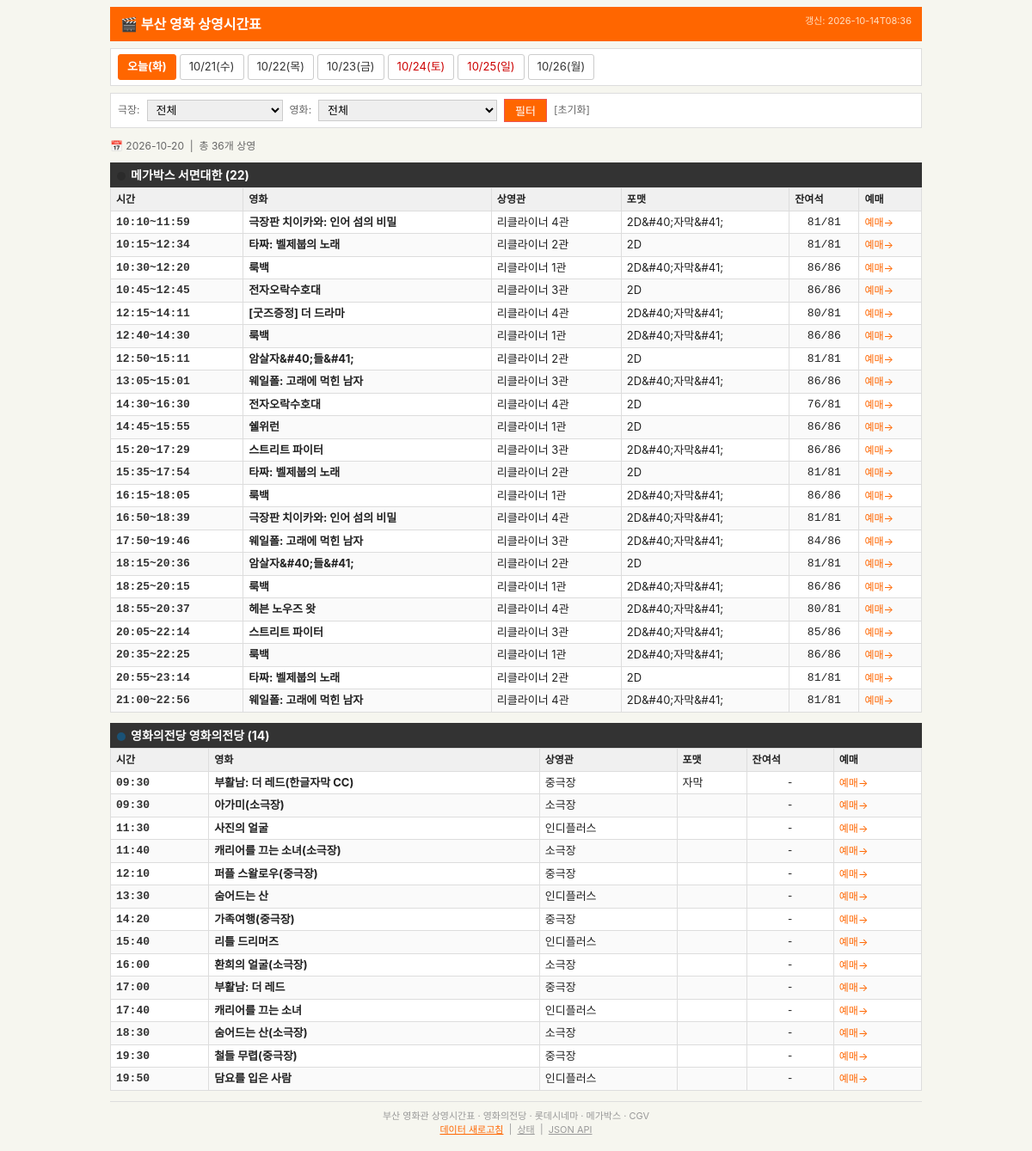
The page / on the database its author committed.
### tables this page shows
CREATE TABLE screenings (
    id INTEGER PRIMARY KEY AUTOINCREMENT,
    date TEXT NOT NULL,
    theater_brand TEXT NOT NULL,
    branch_name TEXT NOT NULL,
    movie_title TEXT NOT NULL,
    screen_name TEXT DEFAULT '',
    format TEXT DEFAULT '',
    start_time TEXT DEFAULT '',
    end_time TEXT DEFAULT '',
    remaining_seats TEXT DEFAULT '',
    booking_url TEXT DEFAULT '',
    scraped_at TEXT NOT NULL
);

### app.py (the view)
@app.get("/", response_class=HTMLResponse)
async def index(
    request: Request,
    date: str = None,
    branch: str = None,
    movie: str = None,
):
    now_kst = datetime.now(KST)
    if not date:
        date = now_kst.strftime("%Y-%m-%d")
    date_nav = []
    for i in range(7):
        d = now_kst + timedelta(days=i)
        d_str = d.strftime("%Y-%m-%d")
        day_label = "오늘" if i == 0 else d.strftime("%m/%d")
        weekday_kr = ["월", "화", "수", "목", "금", "토", "일"][d.weekday()]
        date_nav.append({
            "date": d_str,
            "label": f"{day_label}({weekday_kr})",
            "active": d_str == date,
            "is_weekend": d.weekday() >= 5,
        })
    if branch and "|" in branch:
        brand_filter, branch_name = branch.split("|", 1)
    else:
        brand_filter = None
        branch_name = branch or None
    screenings  = get_screenings(date, branch=branch_name, movie=movie,
                                 theater_brand=brand_filter)
    branches    = get_branches(date)
    movies      = get_movies(date)
    last_scraped = get_last_scraped()
    grouped: dict[str, list] = {}
    for s in screenings:
        key = f"{s['theater_brand']} {s['branch_name']}"
        grouped.setdefault(key, []).append(s)
    return templates.TemplateResponse(
        request=request,
        name="index.html",
        context={
            "date": date,
            "date_nav": date_nav,
            "screenings": screenings,
            "grouped": grouped,
            "branches": branches,
            "movies": movies,
            "selected_branch": branch or "",
            "selected_branch_label": branch.replace("|", " ") if branch else "",
            "selected_movie": movie or "",
            "total_count": len(screenings),
            "last_scraped": last_scraped,
            "scraping_in_progress": _scraping,
        },
    )

### templates/index.html (shortened to what this page needs)
<!DOCTYPE html>
<html lang="ko">
<head>
</head>
<body>
    <header>
        <h1>🎬 부산 영화 상영시간표</h1>
        <span class="meta">
            {% if last_scraped %}
                갱신: {{ last_scraped[:16] }}
            {% else %}
                데이터 없음 — python scraper.py 실행 필요
            {% endif %}
        </span>
    </header>
    <nav class="dates">
        {% for d in date_nav %}
        <a href="/?date={{ d.date }}{% if selected_branch %}&branch={{ selected_branch }}{% endif %}{% if selected_movie %}&movie={{ selected_movie }}{% endif %}"
           class="{% if d.active %}active{% endif %} {% if d.is_weekend %}weekend{% endif %}">
            {{ d.label }}
        </a>
        {% endfor %}
    </nav>
    <form class="filters" method="get" action="/">
        <label for="branch">극장:</label>
        <select name="branch" id="branch">
            <option value="">전체</option>
        </select>
        <label for="movie">영화:</label>
        <select name="movie" id="movie">
            <option value="">전체</option>
        </select>
        <button type="submit">필터</button>
        <a href="/?date={{ date }}" class="reset">[초기화]</a>
    </form>
    <div class="stats">
        📅 {{ date }} &nbsp;|&nbsp; 총 {{ total_count }}개 상영
    </div>
    {% if grouped %}
        {% for group_name, items in grouped.items() %}
        {% set brand_colors = {'CGV': '#e8003d', '메가박스': '#2b2b2b', '롯데시네마': '#c8102e', '영화의전당': '#1a5276'} %}
        {% set brand_key = group_name.split(' ')[0] %}
        <div class="theater-group">
            <h2><span style="display:inline-block;width:10px;height:10px;border-radius:50%;background:{{ brand_colors.get(brand_key, '#888') }};margin-right:6px;vertical-align:middle;"></span>{{ group_name }} ({{ items|length }})</h2>
            <table>
                <thead>
                    <tr>
                        <th>시간</th>
                        <th>영화</th>
                        <th>상영관</th>
                        <th class="hide-mobile">포맷</th>
                        <th>잔여석</th>
                        <th class="hide-mobile">예매</th>
                    </tr>
                </thead>
                <tbody>
                    {% for s in items %}
                    <tr>
                        <td class="time">
                            {{ s.start_time }}{% if s.end_time %}~{{ s.end_time }}{% endif %}
                        </td>
                        <td class="title">{{ s.movie_title }}</td>
                        <td>{{ s.screen_name }}</td>
                        <td class="hide-mobile">{{ s.format }}</td>
                        <td class="seats {% if s.remaining_seats and '/' in s.remaining_seats and s.remaining_seats.split('/')[0]|int < 20 %}low{% endif %}">
                            {{ s.remaining_seats or '-' }}
                        </td>
                        <td class="hide-mobile">
                            {% if s.booking_url %}
                            <a href="{{ s.booking_url }}" target="_blank" rel="noopener" class="book">예매→</a>
                            {% endif %}
                        </td>
                    </tr>
                    {% endfor %}
                </tbody>
            </table>
        </div>
        {% endfor %}
    {% endif %}
    <footer>
        부산 영화관 상영시간표 · 영화의전당 · 롯데시네마 · 메가박스 · CGV
        <br>
        <a href="javascript:void(0)" onclick="triggerRefresh()" style="color:#ff6600;">데이터 새로고침</a>
        &nbsp;|&nbsp;
        <a href="/api/status" style="color:#999;">상태</a>
        &nbsp;|&nbsp;
        <a href="/api/screenings?date={{ date }}" style="color:#999;">JSON API</a>
    </footer>
</body>
</html>

### templates/index.html (style rules this page uses)
* { margin: 0; padding: 0; box-sizing: border-box; }
body { font-family: 'Nanum Gothic', -apple-system, BlinkMacSystemFont, monospace; background: #f6f6ef; color: #222; max-width: 960px; margin: 0 auto; padding: 8px; font-size: 14px; line-height: 1.5; }
header { background: #ff6600; color: #fff; padding: 8px 12px; margin-bottom: 8px; }
header h1 { font-size: 16px; font-weight: bold; display: inline; }
header .meta { float: right; font-size: 11px; color: #ffe0c0; }
nav.dates { background: #fff; border: 1px solid #ddd; padding: 6px 8px; margin-bottom: 8px; display: flex; gap: 4px; flex-wrap: wrap; }
nav.dates a { padding: 4px 10px; text-decoration: none; color: #333; border: 1px solid #ccc; border-radius: 3px; font-size: 13px; white-space: nowrap; }
nav.dates a.active { background: #ff6600; color: #fff; border-color: #ff6600; font-weight: bold; }
nav.dates a.weekend { color: #c00; }
.filters { background: #fff; border: 1px solid #ddd; padding: 6px 8px; margin-bottom: 8px; display: flex; gap: 8px; align-items: center; flex-wrap: wrap; }
.filters label { font-size: 12px; color: #666; }
.filters select { padding: 3px 6px; border: 1px solid #ccc; font-size: 13px; max-width: 220px; }
.filters button { padding: 3px 12px; background: #ff6600; color: #fff; border: 1px solid #e55; cursor: pointer; font-size: 13px; }
.filters a.reset { font-size: 12px; color: #666; text-decoration: none; }
.stats { font-size: 12px; color: #666; margin-bottom: 6px; padding: 4px 0; }
.theater-group { margin-bottom: 12px; }
.theater-group h2 { font-size: 14px; font-weight: bold; background: #333; color: #fff; padding: 4px 8px; margin-bottom: 0; }
table { width: 100%; border-collapse: collapse; background: #fff; margin-bottom: 2px; }
th { background: #f0f0f0; border: 1px solid #ddd; padding: 4px 6px; text-align: left; font-size: 12px; font-weight: bold; white-space: nowrap; }
td { border: 1px solid #ddd; padding: 3px 6px; font-size: 13px; vertical-align: top; }
tr:nth-child(even) { background: #fafafa; }
td.time { white-space: nowrap; font-family: 'Courier New', monospace; font-weight: bold; color: #333; }
td.title { font-weight: bold; }
td.seats { text-align: center; white-space: nowrap; font-family: monospace; }
a.book { color: #ff6600; text-decoration: none; font-size: 12px; }
footer { border-top: 1px solid #ddd; margin-top: 12px; padding: 8px 0; font-size: 11px; color: #999; text-align: center; }

### rows shown on the page
screenings: start_time "10:10", end_time "11:59", movie_title "극장판 치이카와: 인어 섬의 비밀", screen_name "리클라이너 4관", format "2D&#40;자막&#41;", remaining_seats "81/81"
screenings: start_time "10:15", end_time "12:34", movie_title "타짜: 벨제붑의 노래", screen_name "리클라이너 2관", format "2D", remaining_seats "81/81"
screenings: start_time "10:30", end_time "12:20", movie_title "룩백", screen_name "리클라이너 1관", format "2D&#40;자막&#41;", remaining_seats "86/86"
screenings: start_time "10:45", end_time "12:45", movie_title "전자오락수호대", screen_name "리클라이너 3관", format "2D", remaining_seats "86/86"
screenings: start_time "12:15", end_time "14:11", movie_title "[굿즈증정] 더 드라마", screen_name "리클라이너 4관", format "2D&#40;자막&#41;", remaining_seats "80/81"
screenings: start_time "12:40", end_time "14:30", movie_title "룩백", screen_name "리클라이너 1관", format "2D&#40;자막&#41;", remaining_seats "86/86"
screenings: start_time "12:50", end_time "15:11", movie_title "암살자&#40;들&#41;", screen_name "리클라이너 2관", format "2D", remaining_seats "81/81"
screenings: start_time "13:05", end_time "15:01", movie_title "웨일폴: 고래에 먹힌 남자", screen_name "리클라이너 3관", format "2D&#40;자막&#41;", remaining_seats "86/86"
screenings: start_time "14:30", end_time "16:30", movie_title "전자오락수호대", screen_name "리클라이너 4관", format "2D", remaining_seats "76/81"
screenings: start_time "14:45", end_time "15:55", movie_title "쉘위런", screen_name "리클라이너 1관", format "2D", remaining_seats "86/86"
screenings: start_time "15:20", end_time "17:29", movie_title "스트리트 파이터", screen_name "리클라이너 3관", format "2D&#40;자막&#41;", remaining_seats "86/86"
screenings: start_time "15:35", end_time "17:54", movie_title "타짜: 벨제붑의 노래", screen_name "리클라이너 2관", format "2D", remaining_seats "81/81"
screenings: start_time "16:15", end_time "18:05", movie_title "룩백", screen_name "리클라이너 1관", format "2D&#40;자막&#41;", remaining_seats "86/86"
screenings: start_time "16:50", end_time "18:39", movie_title "극장판 치이카와: 인어 섬의 비밀", screen_name "리클라이너 4관", format "2D&#40;자막&#41;", remaining_seats "81/81"
screenings: start_time "17:50", end_time "19:46", movie_title "웨일폴: 고래에 먹힌 남자", screen_name "리클라이너 3관", format "2D&#40;자막&#41;", remaining_seats "84/86"
screenings: start_time "18:15", end_time "20:36", movie_title "암살자&#40;들&#41;", screen_name "리클라이너 2관", format "2D", remaining_seats "81/81"
screenings: start_time "18:25", end_time "20:15", movie_title "룩백", screen_name "리클라이너 1관", format "2D&#40;자막&#41;", remaining_seats "86/86"
screenings: start_time "18:55", end_time "20:37", movie_title "헤븐 노우즈 왓", screen_name "리클라이너 4관", format "2D&#40;자막&#41;", remaining_seats "80/81"
screenings: start_time "20:05", end_time "22:14", movie_title "스트리트 파이터", screen_name "리클라이너 3관", format "2D&#40;자막&#41;", remaining_seats "85/86"
screenings: start_time "20:35", end_time "22:25", movie_title "룩백", screen_name "리클라이너 1관", format "2D&#40;자막&#41;", remaining_seats "86/86"
screenings: start_time "20:55", end_time "23:14", movie_title "타짜: 벨제붑의 노래", screen_name "리클라이너 2관", format "2D", remaining_seats "81/81"
screenings: start_time "21:00", end_time "22:56", movie_title "웨일폴: 고래에 먹힌 남자", screen_name "리클라이너 4관", format "2D&#40;자막&#41;", remaining_seats "81/81"
screenings: start_time "09:30", movie_title "부활남: 더 레드(한글자막 CC)", screen_name "중극장", format "자막", remaining_seats "-"
screenings: start_time "09:30", movie_title "아가미(소극장)", screen_name "소극장", remaining_seats "-"
screenings: start_time "11:30", movie_title "사진의 얼굴", screen_name "인디플러스", remaining_seats "-"
screenings: start_time "11:40", movie_title "캐리어를 끄는 소녀(소극장)", screen_name "소극장", remaining_seats "-"
screenings: start_time "12:10", movie_title "퍼플 스왈로우(중극장)", screen_name "중극장", remaining_seats "-"
screenings: start_time "13:30", movie_title "숨어드는 산", screen_name "인디플러스", remaining_seats "-"
screenings: start_time "14:20", movie_title "가족여행(중극장)", screen_name "중극장", remaining_seats "-"
screenings: start_time "15:40", movie_title "리틀 드리머즈", screen_name "인디플러스", remaining_seats "-"
screenings: start_time "16:00", movie_title "환희의 얼굴(소극장)", screen_name "소극장", remaining_seats "-"
screenings: start_time "17:00", movie_title "부활남: 더 레드", screen_name "중극장", remaining_seats "-"
screenings: start_time "17:40", movie_title "캐리어를 끄는 소녀", screen_name "인디플러스", remaining_seats "-"
screenings: start_time "18:30", movie_title "숨어드는 산(소극장)", screen_name "소극장", remaining_seats "-"
screenings: start_time "19:30", movie_title "철들 무렵(중극장)", screen_name "중극장", remaining_seats "-"
screenings: start_time "19:50", movie_title "담요를 입은 사람", screen_name "인디플러스", remaining_seats "-"

### other values the page prints
{{ last_scraped[:16] }} "2026-10-14T08:36"
{{ d.label }} "오늘(화)" "10/21(수)" "10/22(목)" "10/23(금)" "10/24(토)" "10/25(일)" "10/26(월)"
{{ date }} "2026-10-20"
{{ total_count }} "36"
{{ group_name }} "메가박스 서면대한" "영화의전당 영화의전당"
{{ items|length }} "22" "14"
